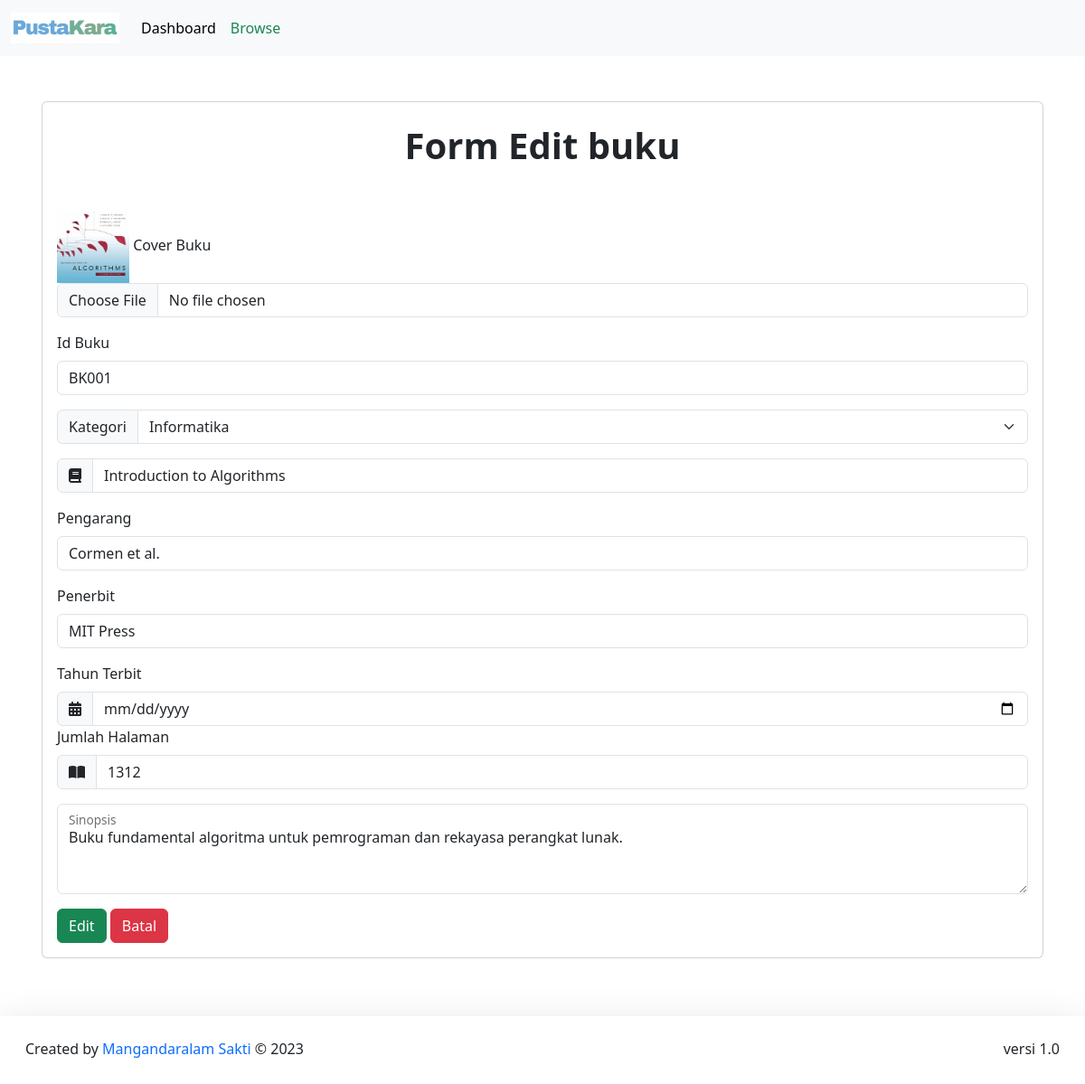
/DashboardAdmin/buku/updateBuku.php?idReview=BK001, run on the app's committed database.
### tables this page shows
CREATE TABLE IF NOT EXISTS buku (
  cover VARCHAR(255) NOT NULL,
  id_buku VARCHAR(20) NOT NULL,
  kategori VARCHAR(255) NOT NULL,
  judul VARCHAR(255) NOT NULL,
  pengarang VARCHAR(255) NOT NULL,
  penerbit VARCHAR(255) NOT NULL,
  tahun_terbit YEAR NOT NULL,
  jumlah_halaman INT(11) NOT NULL,
  buku_deskripsi TEXT NOT NULL,
  PRIMARY KEY (id_buku),
  FOREIGN KEY (kategori) REFERENCES kategori_buku(kategori)
);

### config/config.php (called while the page is built, shortened)
<?php
$host = "127.0.0.1";
$username = "root";
$password = "lunaire";
$database_name = "perpustakaan";
$connection = mysqli_connect($host, $username, $password, $database_name);
function queryReadData($query, $params = []) {
    global $connection;
    $stmt = mysqli_prepare($connection, $query);
    mysqli_stmt_execute($stmt);
    $result = mysqli_stmt_get_result($stmt);
    $items = [];
    while ($item = mysqli_fetch_assoc($result)) {
        $items[] = $item;
    }
    return $items;
}
?>

### DashboardAdmin/buku/updateBuku.php (the view, shortened to what this page needs)
<?php
require "../../config/config.php";
$review = $_GET["idReview"];
$reviewData = queryReadData("SELECT * FROM buku WHERE id_buku = '$review'")[0];
?>
<!DOCTYPE html>
<html lang="en">
  <head>
    <link href="https://cdn.jsdelivr.net/npm/bootstrap@5.3.2/dist/css/bootstrap.min.css" rel="stylesheet">
  </head>
  <body>
    <nav class="navbar fixed-top navbar-expand-lg bg-body-tertiary">
  <div class="container-fluid">
    <a class="navbar-brand" href="#">
      <img src="../../assets/logoNav.png" alt="logo" width="120px">
        </a>
    <div class="collapse navbar-collapse" id="navbarNav">
      <ul class="navbar-nav">
        <li class="nav-item">
          <a class="nav-link active" aria-current="page" href="../dashboardAdmin.php">Dashboard</a>
        </li>
        <li class="nav-item">
          <a class="nav-link text-success" href="daftarBuku.php">Browse</a>
        </li>
      </ul>
    </div>
  </div>
</nav>
    <div class="container p-3 mt-5">
      <div class="card p-2 mt-5">
      <h1 class="text-center fw-bold p-3">Form Edit buku</h1>
      <form action="" method="post" enctype="multipart/form-data" class="mt-3 p-2">
      <div class="custom-css-form">
        <div class="mb-3">
          <img src="../../imgDB/<?= $reviewData["cover"]; ?>" width="80px" height="80px">
          <label for="formFileMultiple" class="form-label">Cover Buku</label>
          <input class="form-control" type="file" name="cover" id="formFileMultiple">
          </div>
        <div class="mb-3">
          <label for="exampleFormControlInput1" class="form-label">Id Buku</label>
          <input type="text" class="form-control" name="id_buku" id="exampleFormControlInput1" placeholder="example inf01" value="<?= $reviewData["id_buku"]; ?>">
        </div>
      </div>
      <div class="input-group mb-3">
        <label class="input-group-text" for="inputGroupSelect01">Kategori</label>
        <select class="form-select" id="inputGroupSelect01" name="kategori">
          <option selected><?= $reviewData["kategori"]; ?></option>
        </select>
      </div>
        <div class="input-group mb-3">
          <span class="input-group-text" id="basic-addon1"><i class="fa-solid fa-book"></i></span>
          <input type="text" class="form-control" name="judul" id="judul" placeholder="Judul Buku" aria-label="Username" aria-describedby="basic-addon1" value="<?= $reviewData["judul"]; ?>">
          </div>
        <div class="mb-3">
          <label for="exampleFormControlInput1" class="form-label">Pengarang</label>
          <input type="text" class="form-control" name="pengarang" id="exampleFormControlInput1" placeholder="nama pengarang"  value="<?= $reviewData["pengarang"]; ?>">
        </div>
        <div class="mb-3">
          <label for="exampleFormControlInput1" class="form-label">Penerbit</label>
          <input type="text" class="form-control" name="penerbit" id="exampleFormControlInput1" placeholder="nama penerbit"   value="<?= $reviewData["penerbit"]; ?>">
        </div>
        <label for="validationCustom01" class="form-label">Tahun Terbit</label>
        <div class="input-group mt-0">
          <span class="input-group-text" id="basic-addon1"><i class="fa-solid fa-calendar-days"></i></span>
          <input type="date" class="form-control" name="tahun_terbit" id="validationCustom01"  value="<?= $reviewData["tahun_terbit"]; ?>">
          </div>
        <label for="validationCustom01" class="form-label">Jumlah Halaman</label>
        <div class="input-group mt-0">
          <span class="input-group-text" id="basic-addon1"><i class="fa-solid fa-book-open"></i></span>
          <input type="number" class="form-control" name="jumlah_halaman" id="validationCustom01"  value="<?= $reviewData["jumlah_halaman"]; ?>">
          </div>
        <div class="form-floating mt-3 mb-3">
          <textarea class="form-control" placeholder="sinopsis tentang buku ini" name="buku_deskripsi" id="floatingTextarea2" style="height: 100px"><?= $reviewData["buku_deskripsi"]; ?></textarea>
          <label for="floatingTextarea2">Sinopsis</label>
          </div>
      <button class="btn btn-success" type="submit" name="update">Edit</button>
      <a class="btn btn-danger" href="daftarBuku.php">Batal</a>
      </form>
    </div>
  </div>
  <footer class="mt-5 shadow-lg bg-subtle p-3">
      <div class="container-fluid d-flex justify-content-between">
      <p class="mt-2">Created by <span class="text-primary"> Mangandaralam Sakti</span> © 2023</p>
      <p class="mt-2">versi 1.0</p>
      </div>
    </footer>
  </body>
</html>

### data on the page
buku: cover (picture), id_buku "BK001", kategori "Informatika", judul "Introduction to Algorithms", pengarang "Cormen et al.", penerbit "MIT Press", jumlah_halaman "1312", buku_deskripsi "Buku fundamental algoritma untuk pemrograman dan rekayasa perangkat lunak."
